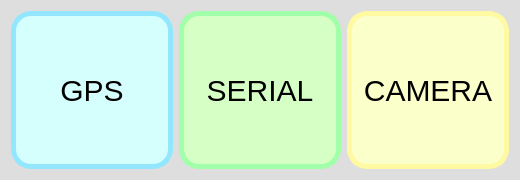
<?xml version="1.0" encoding="UTF-8"?>
<ui version="4.0">
 <class>Widget</class>
 <widget class="QWidget" name="Widget">
  <property name="geometry">
   <rect>
    <x>0</x>
    <y>0</y>
    <width>520</width>
    <height>180</height>
   </rect>
  </property>
  <property name="sizePolicy">
   <sizepolicy hsizetype="Fixed" vsizetype="Fixed">
    <horstretch>0</horstretch>
    <verstretch>0</verstretch>
   </sizepolicy>
  </property>
  <property name="minimumSize">
   <size>
    <width>520</width>
    <height>180</height>
   </size>
  </property>
  <property name="maximumSize">
   <size>
    <width>520</width>
    <height>180</height>
   </size>
  </property>
  <property name="windowTitle">
   <string>Widget</string>
  </property>
  <property name="styleSheet">
   <string notr="true">QWidget{
	background-color:rgb(222, 222, 222);
	border-radius:20px;
}
</string>
  </property>
  <layout class="QHBoxLayout" name="horizontalLayout_2">
   <item>
    <layout class="QHBoxLayout" name="horizontalLayout">
     <item>
      <widget class="QPushButton" name="gpskey">
       <property name="sizePolicy">
        <sizepolicy hsizetype="Expanding" vsizetype="Expanding">
         <horstretch>0</horstretch>
         <verstretch>0</verstretch>
        </sizepolicy>
       </property>
       <property name="cursor">
        <cursorShape>PointingHandCursor</cursorShape>
       </property>
       <property name="styleSheet">
        <string notr="true">
QPushButton{
	font-size:30px;
	border:5px solid rgb(146, 231, 255);
	border-radius:20px;
	background-color: rgb(212, 255, 252);
}
QPushButton:hover{
	background-color: rgb(156, 234, 234);
}</string>
       </property>
       <property name="text">
        <string>GPS</string>
       </property>
      </widget>
     </item>
     <item>
      <widget class="QPushButton" name="serialkey">
       <property name="sizePolicy">
        <sizepolicy hsizetype="Expanding" vsizetype="Expanding">
         <horstretch>0</horstretch>
         <verstretch>0</verstretch>
        </sizepolicy>
       </property>
       <property name="cursor">
        <cursorShape>PointingHandCursor</cursorShape>
       </property>
       <property name="styleSheet">
        <string notr="true">
QPushButton{
	font-size:30px;
	border:5px solid rgb(160, 255, 168);
	border-radius:20px;
	background-color: rgb(214, 255, 197);
}
QPushButton:hover{
	background-color: rgb(169, 236, 172);
}</string>
       </property>
       <property name="text">
        <string>SERIAL</string>
       </property>
       <property name="checkable">
        <bool>false</bool>
       </property>
       <property name="checked">
        <bool>false</bool>
       </property>
      </widget>
     </item>
     <item>
      <widget class="QPushButton" name="camerakey">
       <property name="sizePolicy">
        <sizepolicy hsizetype="Expanding" vsizetype="Expanding">
         <horstretch>0</horstretch>
         <verstretch>0</verstretch>
        </sizepolicy>
       </property>
       <property name="cursor">
        <cursorShape>PointingHandCursor</cursorShape>
       </property>
       <property name="mouseTracking">
        <bool>true</bool>
       </property>
       <property name="styleSheet">
        <string notr="true">QPushButton{
	font-size:30px;
	border:5px solid rgb(255, 249, 162);
	border-radius:20px;
	background-color: rgb(251, 255, 202);
}
QPushButton:hover{
	background-color:rgb(219, 222, 150);
}</string>
       </property>
       <property name="text">
        <string>CAMERA</string>
       </property>
      </widget>
     </item>
    </layout>
   </item>
  </layout>
 </widget>
 <resources/>
 <connections/>
</ui>
